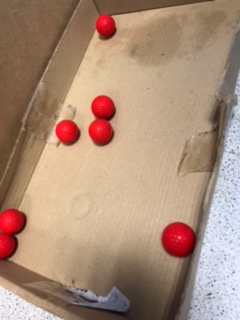
#> input picture panier/images_panier_eirbot/image9.jpeg, 240 x 320 px, found by its file name
$ python cam1.py
#> lines starting #> are read from the running program, lines starting #| are printed output that depends on the picture; after the words box and inside, x2 and y2 are one past the last pixel; in counts of white or black regions, pixels touching at a corner belong together
"""Premier script pour commencer sur opencv."""
import cv2
import numpy as np
from matplotlib import pyplot as plt

img = cv2.imread("image9.jpeg")
#> img is the input picture: shape (320, 240, 3); mean B, G, R 120.9, 141.2, 170.9
img_rgb = cv2.cvtColor(img, cv2.COLOR_BGR2RGB)

img_hsv = cv2.cvtColor(img, cv2.COLOR_BGR2HSV)
#> img_hsv: shape (320, 240, 3); mean H, S, V 32.8, 83.6, 172.9

bright_red_lower_bounds = (0, 100, 100)
bright_red_upper_bounds = (10, 255, 255)
bright_red_mask = cv2.inRange(img_hsv, bright_red_lower_bounds, bright_red_upper_bounds)
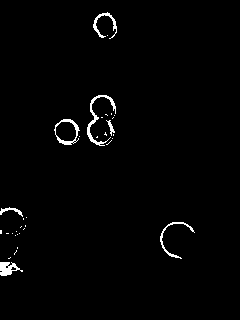
#> bright_red_mask: shape (320, 240); 1.5% white; 34 white regions (27 under 20 px), largest, box (x1, y1, x2, y2) and area: (87, 95, 116, 146) 276, (54, 119, 80, 145) 184, (0, 262, 23, 276) 184

cv2.imshow("masque clair", bright_red_mask)

dark_red_lower_bounds = (160, 100, 100)
dark_red_upper_bounds = (179, 255, 255)
dark_red_mask = cv2.inRange(img_hsv, dark_red_lower_bounds, dark_red_upper_bounds)
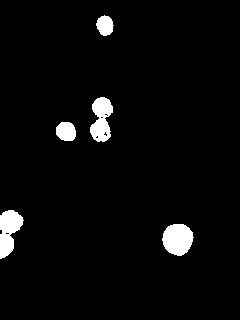
#> dark_red_mask: shape (320, 240); 3.6% white; 5 white regions, box (x1, y1, x2, y2) and area: (162, 224, 194, 256) 775, (0, 210, 24, 259) 731, (90, 97, 113, 142) 702, (56, 122, 76, 141) 315, (96, 15, 114, 36) 272

cv2.imshow("masque fonce", dark_red_mask)


weighted_mask = cv2.addWeighted(bright_red_mask, 1.0, dark_red_mask, 1.0, 0.0)
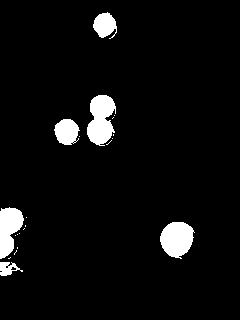
#> weighted_mask: shape (320, 240); 5.1% white; 21 white regions (15 under 20 px), largest, box (x1, y1, x2, y2) and area: (87, 95, 116, 146) 1043, (160, 222, 195, 259) 933, (0, 207, 24, 259) 823, (54, 119, 80, 145) 499, (93, 12, 117, 39) 439, (0, 262, 23, 276) 184
cv2.imshow("addition clair et fonce", weighted_mask)

blurred_mask = cv2.GaussianBlur(weighted_mask,(9,9),3,3)
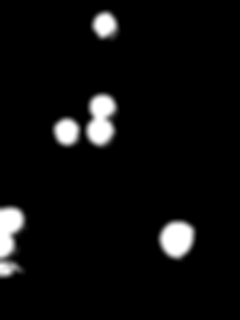
#> blurred_mask: shape (320, 240); min 0, max 255, mean 13.1
cv2.imshow("test", blurred_mask)
# [13 lines of commented-out code are left out]


plt.subplot(1, 1, 1)
plt.imshow(img_rgb)
plt.show()

$ run again, with panier/images_panier_eirbot/image10.jpeg copied over panier/images_panier_eirbot/image9.jpeg
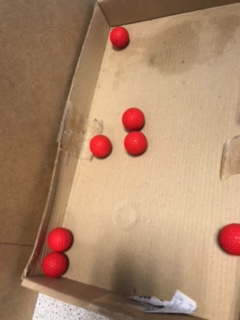
#> input picture panier/images_panier_eirbot/image10.jpeg, 240 x 320 px, found by its file name
#> img is the input picture: shape (320, 240, 3); mean B, G, R 107.7, 136.4, 172.3
#> img_hsv: shape (320, 240, 3); mean H, S, V 21.2, 100.2, 172.3
#> `bright_red_mask = cv2.inRange(img_hsv, bright_red_lower_bounds, bright..`:
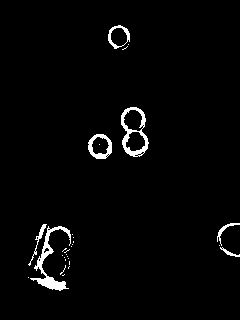
#> bright_red_mask: shape (320, 240); 2.4% white; 29 white regions (22 under 20 px), largest, box (x1, y1, x2, y2) and area: (30, 226, 71, 291) 622, (121, 107, 149, 157) 485, (88, 134, 112, 159) 265
#> dark_red_mask: shape (320, 240); 3% white; 6 white regions, box (x1, y1, x2, y2) and area: (42, 229, 70, 278) 822, (220, 225, 240, 255) 464, (124, 110, 142, 130) 274, (126, 132, 145, 151) 264, (111, 28, 127, 46) 228, (92, 137, 109, 154) 216
#> weighted_mask: shape (320, 240); 5.4% white; 22 white regions (16 under 20 px), largest, box (x1, y1, x2, y2) and area: (30, 226, 71, 291) 1466, (121, 107, 149, 157) 1023, (217, 223, 240, 257) 617, (88, 134, 112, 159) 482, (108, 25, 130, 49) 389, (28, 224, 47, 266) 107
#> `blurred_mask = cv2.GaussianBlur(weighted_mask,(9,9),3,3)`:
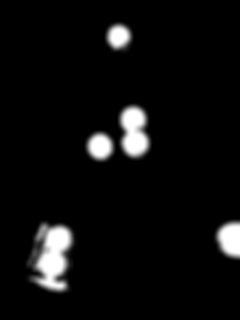
#> blurred_mask: shape (320, 240); min 0, max 255, mean 13.7
